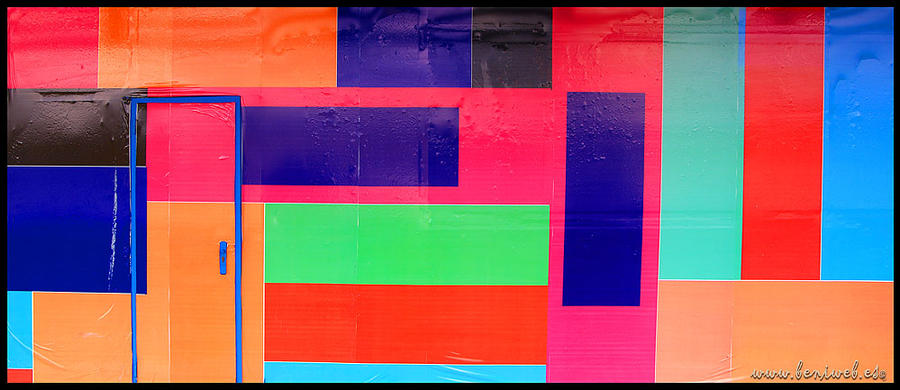
#> input picture Detection/Color Detection/colours_door.jpg, 900 x 390 px
$ python detect_color.py --image colours_door.jpg
#> lines starting #> are read from the running program, lines starting #| are printed output that depends on the picture; after the words box and inside, x2 and y2 are one past the last pixel; in counts of white or black regions, pixels touching at a corner belong together
import numpy as np
import cv2
import argparse

def process_image(image_path):
    # Load the image
#> called with image_path = 'colours_door.jpg'
    image = cv2.imread(image_path)
#> image is the input picture: shape (390, 900, 3); mean B, G, R 106.2, 90.7, 148.9

    # Define the list of boundaries
    boundaries = [
        # ([17, 15, 100], [50, 56, 200]),
        # ([86, 31, 4], [220, 88, 50]),
        # ([25, 146, 190], [62, 174, 250]),
        # ([103, 86, 65], [145, 133, 128]),
        ([0, 0, 0], [50, 50, 255]),  # Red
        ([0, 0, 0], [255, 50, 50]),  # Blue
        ([0, 100, 0], [100, 255, 100]),  # Green
        ([120, 0, 120], [255, 50, 255]),  # Pink
        ([0, 120, 120], [50, 255, 255]),  # Yellow
    ]

    # Loop over the boundaries
    for (lower, upper) in boundaries:
        # Create NumPy arrays from the boundaries
        lower = np.array(lower, dtype=np.uint8)
        upper = np.array(upper, dtype=np.uint8)

        # Find the colors within the specified boundaries and apply the mask
        mask = cv2.inRange(image, lower, upper)
        output = cv2.bitwise_and(image, image, mask=mask)

        # Show the images
        cv2.imshow("image", np.hstack([image, output]))
        cv2.waitKey(0)
#> this loop made 5 passes
#> pass 1, in process_image, `mask = cv2.inRange(image, lower, upper)`:
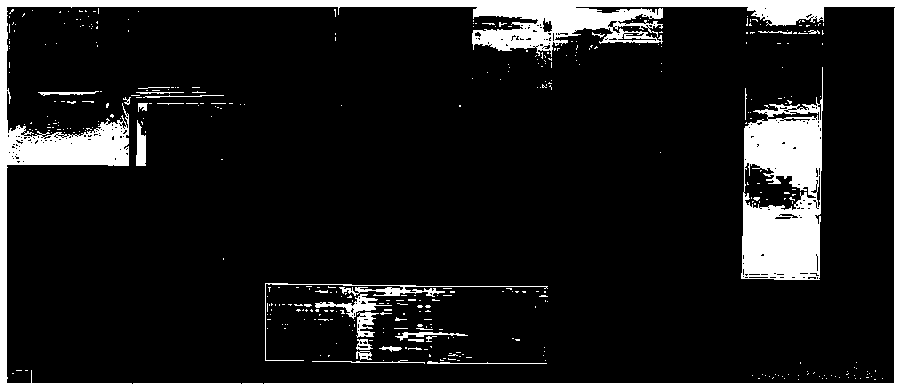
#> mask: shape (390, 900); 12.4% white; 412 white regions (382 under 20 px), largest, box (x1, y1, x2, y2) and area: (0, 0, 900, 390) 27673, (741, 67, 823, 280) 10787, (265, 283, 548, 361) 899
#> pass 1, in process_image, `output = cv2.bitwise_and(image, image, mask=mask)`:
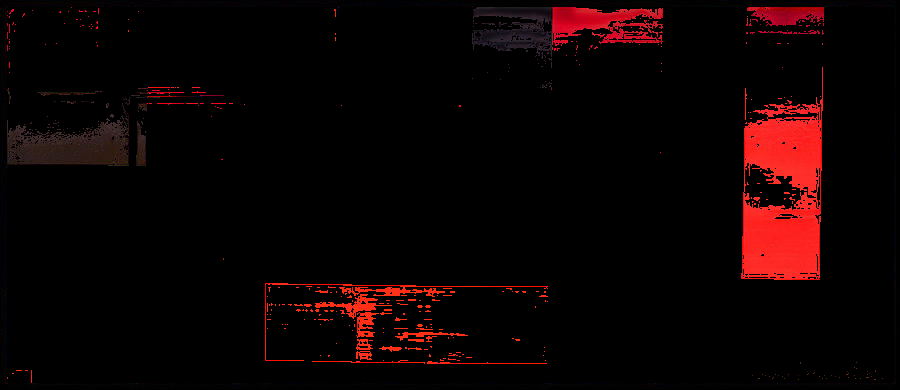
#> output: shape (390, 900, 3); mean B, G, R 2.5, 2.5, 13.6
#> pass 1, in process_image, `cv2.imshow("image", np.hstack([image, output]))`:
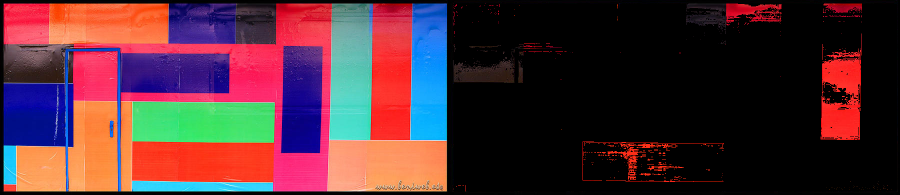
#> window 'image': shape (390, 1800, 3) (shown at 1/2 size); mean B, G, R 54.4, 46.6, 81.3
#> pass 2, in process_image, `mask = cv2.inRange(image, lower, upper)`:
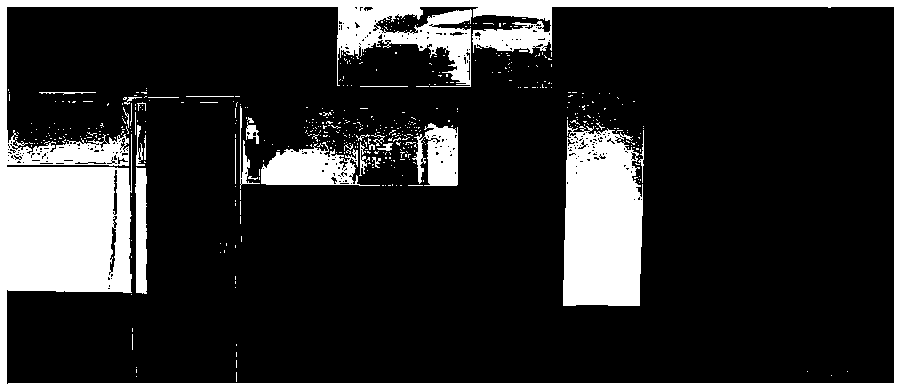
#> mask: shape (390, 900); 18.2% white; 523 white regions (495 under 20 px), largest, box (x1, y1, x2, y2) and area: (0, 0, 900, 390) 42182, (563, 120, 643, 306) 12506, (261, 142, 380, 186) 2855

if __name__ == "__main__":
    # Construct the argument parser and parse the arguments
    ap = argparse.ArgumentParser()
    ap.add_argument("-i", "--image", required=True)
    args = vars(ap.parse_args())

    # Process the image
    process_image(args["image"])
